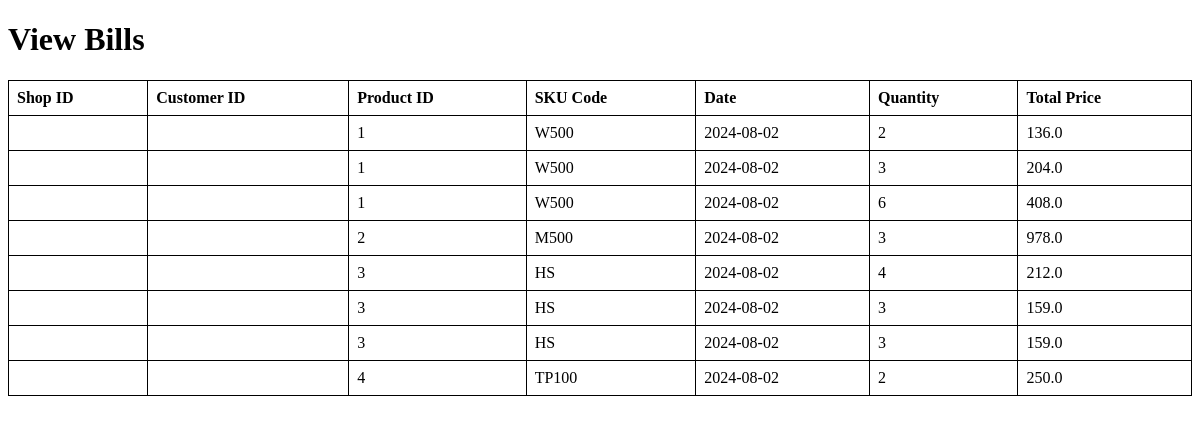
Before: /view_bills with the older database file.
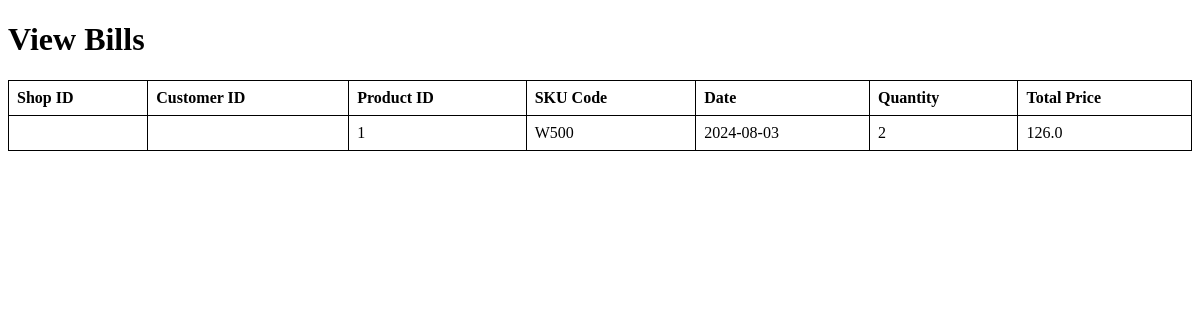
After: the same page with the newer database file.
### models.py (models this page shows, shortened)
class TransactionRecord(db.Model):
    id = db.Column(db.Integer, primary_key=True)
    customer_id = db.Column(db.Integer, db.ForeignKey('customer.id'), nullable=False)
    product_id = db.Column(db.Integer, db.ForeignKey('product.id'), nullable=False)
    date = db.Column(db.Date, nullable=False)
    quantity = db.Column(db.Integer, nullable=False)
    total_price = db.Column(db.Float, nullable=False)

class Product(db.Model):
    id = db.Column(db.Integer, primary_key=True)
    name = db.Column(db.String(100), nullable=False)
    SKU = db.Column(db.String(50), nullable=False)
    category_id = db.Column(db.Integer, db.ForeignKey('product_category.id'), nullable=False)
    image = db.Column(db.String(200), nullable=True)
    net_price = db.Column(db.Float, nullable=False)
    selling_price = db.Column(db.Float, nullable=False)
    quantity = db.Column(db.Integer, nullable=False)
    seller = db.Column(db.String(100), nullable=False)
    inventory = db.relationship('Inventory', backref='product', lazy=True)

### blueprints/billing.py (the view)
@billing_bp.route('/view_bills')
def view_bills():
    bills = db.session.query(
        TransactionRecord,
        Product.SKU
    ).join(Product, TransactionRecord.product_id == Product.id).all()
    return render_template('view_bills.html', bills=bills)

### templates/view_bills.html (shortened to what this page needs)
<!DOCTYPE html>
<html>
<head>
</head>
<body>
    <h1>View Bills</h1>
    <table>
        <tr>
            <th>Shop ID</th>
            <th>Customer ID</th>
            <th>Product ID</th>
            <th>SKU Code</th>
            <th>Date</th>
            <th>Quantity</th>
            <th>Total Price</th>
        </tr>
        {% for bill, sku in bills %}
        <tr>
            <td>{{ bill.shop_id }}</td>
            <td>{{ bill.customer_id }}</td>
            <td>{{ bill.product_id }}</td>
            <td>{{ sku }}</td>
            <td>{{ bill.date }}</td>
            <td>{{ bill.quantity }}</td>
            <td>{{ bill.total_price }}</td>
        </tr>
        {% endfor %}
    </table>
</body>
</html>

Changed rows visible on the page:
removed TransactionRecord: product_id "1", SKU "W500", date "2024-08-02", quantity "3", total_price "204.0"
removed TransactionRecord: product_id "1", SKU "W500", date "2024-08-02", quantity "6", total_price "408.0"
removed TransactionRecord: product_id "2", SKU "M500", date "2024-08-02", quantity "3", total_price "978.0"
removed TransactionRecord: product_id "3", SKU "HS", date "2024-08-02", quantity "4", total_price "212.0"
removed TransactionRecord: product_id "3", SKU "HS", date "2024-08-02", quantity "3", total_price "159.0"
removed TransactionRecord: product_id "3", SKU "HS", date "2024-08-02", quantity "3", total_price "159.0"
removed TransactionRecord: product_id "4", SKU "TP100", date "2024-08-02", quantity "2", total_price "250.0"
changed TransactionRecord: date "2024-08-02" → "2024-08-03"; total_price "136.0" → "126.0"
